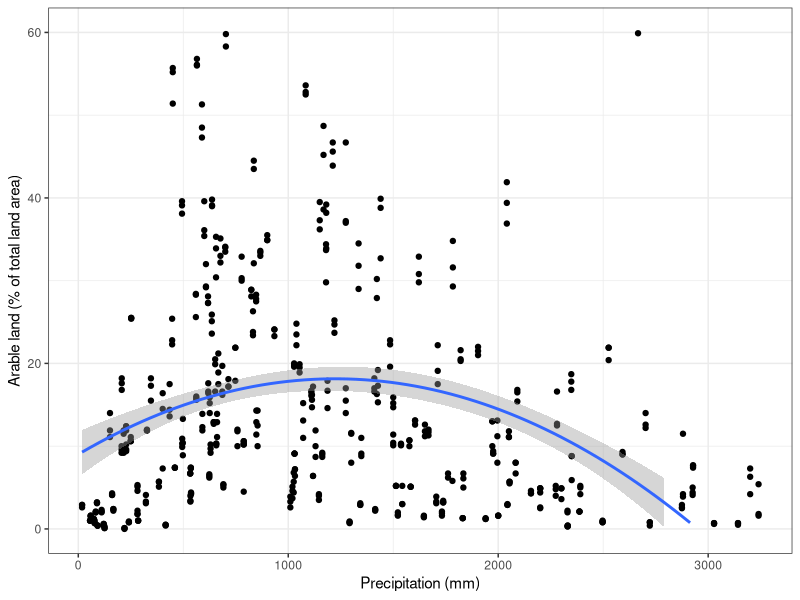
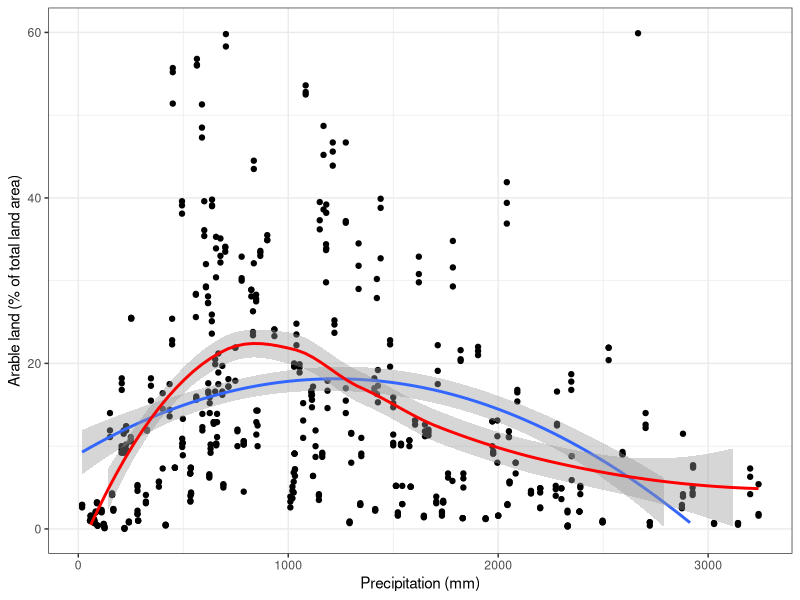
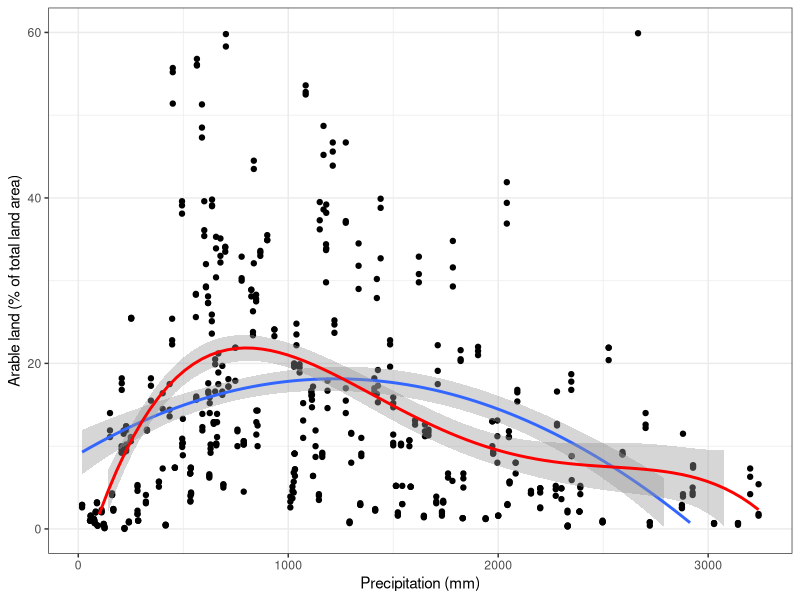
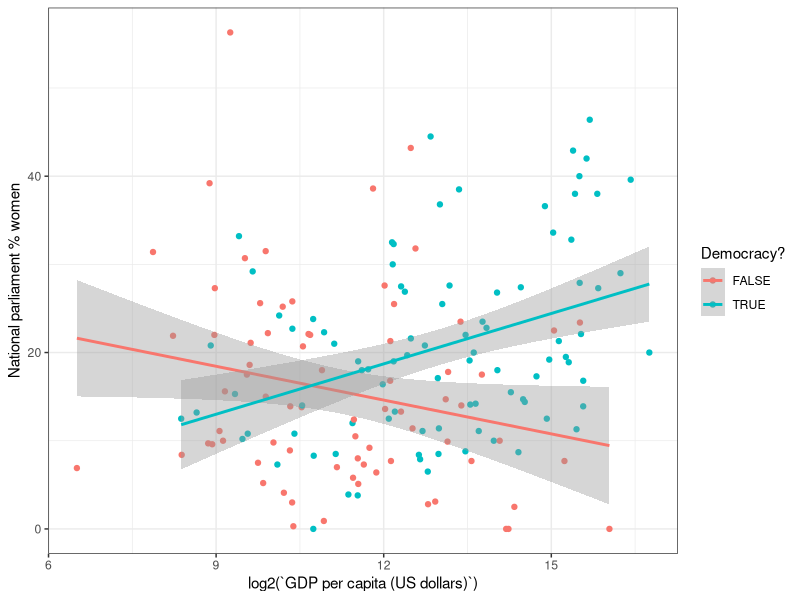
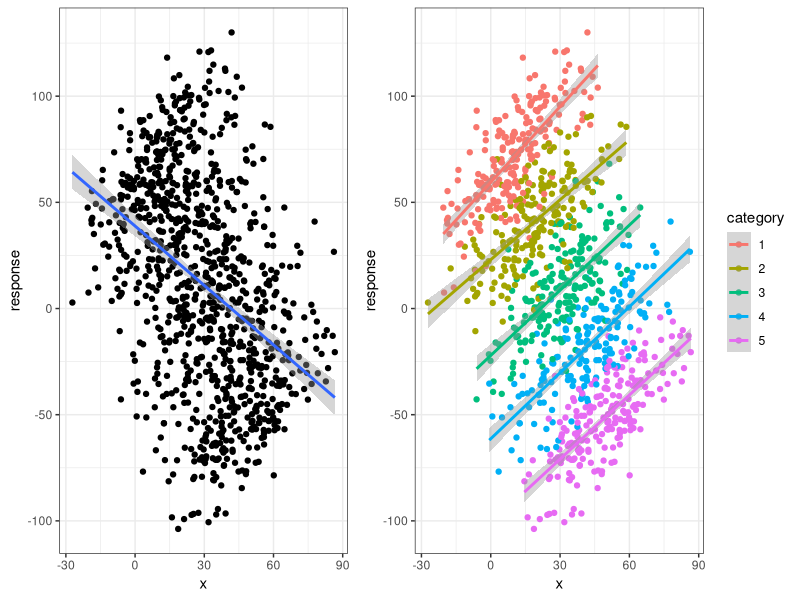
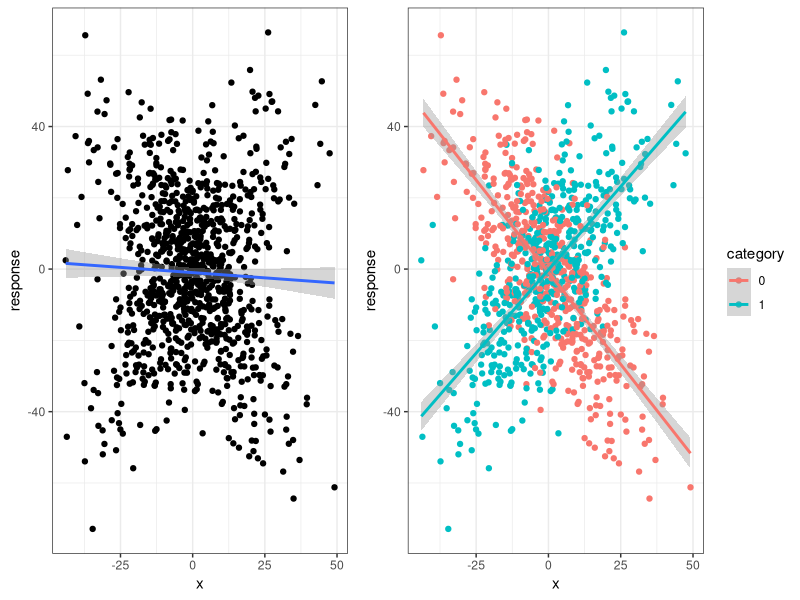

R code for these plots, in order:
## ---- chunk 1
list.of.packages <- c("ggplot2", "gridExtra", "MASS", "reshape2", "dplyr")
new.packages <- list.of.packages[!(list.of.packages %in% installed.packages()[,"Package"])]
if(length(new.packages)) install.packages(new.packages)

library(ggplot2)
library(gridExtra)
library(MASS)
library(reshape2)
library(dplyr)
## ---- chunk 2
countries <- read.csv("data/country_stats.csv", check.names = F)
countries_2010 <- countries[countries$Year == 2010,]
## ---- chunk 3
countries_2010$Region <- as.factor(countries_2010$Region)
countries_2010$Region <- relevel(countries_2010$Region, ref = "Northern America")
summary(lm(countries_2010$`GDP per capita (US dollars)`~Region, countries_2010))$coefficients
## ---- chunk 4
library(ggplot2)

lm1 <- lm(`Arable land (% of total land area)`~poly(`Precipitation (mm)`, 2, raw = TRUE), countries_2010)
coefficients(summary(lm1))

ggplot(countries, aes(x=`Precipitation (mm)`, y=`Arable land (% of total land area)`)) + 
  geom_point() + 
  stat_smooth(method = "lm",
              formula = y ~ poly(x, 2)) + 
  ylim(0, 60) + 
  theme_bw()
## ---- chunk 5
threshold = 10

X_0 = c(1, 1500, 1500^2)

# Using the null distribution, we can standardize the threshold and find the density below it
pt((threshold - X_0 %*% coef(lm1)) / 
     (sqrt(t(X_0) %*% vcov(lm1) %*% X_0 + summary(lm1)$sigma^2)), 
   lm1$df.residual)
## ---- chunk 6
# Check that this works as intended
prediction <- predict(lm1,newdata = data.frame('Precipitation (mm)'=1500, check.names = F),interval = "prediction")
threshold = prediction[2:3]

# These should threshold above 0.025 and 0.975 density 
pt((threshold - as.vector(X_0 %*% coef(lm1))) / 
     as.vector(sqrt(t(X_0) %*% vcov(lm1) %*% X_0 + summary(lm1)$sigma^2)), 
   lm1$df.residual)
## ---- chunk 7
loess_model <- loess(countries_2010$`Arable land (% of total land area)`~countries_2010$`Precipitation (mm)`)

sse <- function(x) {return(sum((x - mean(x))^2))}

# LM Rsq
lm_rsq <- 1-sum(residuals(lm1)^2)/
  sse(countries_2010[!is.na(countries_2010$`Arable land (% of total land area)`) & 
                       !is.na(countries_2010$`Precipitation (mm)`),]$`Arable land (% of total land area)`)

# Loess Rsq
loess_rsq <- 1-sum(residuals(loess_model)^2)/
  sse(countries_2010[!is.na(countries_2010$`Arable land (% of total land area)`) & 
                       !is.na(countries_2010$`Precipitation (mm)`),]$`Arable land (% of total land area)`)

ggplot(countries, aes(x=`Precipitation (mm)`, y=`Arable land (% of total land area)`)) + 
  geom_point() + 
  stat_smooth(method = "lm",
              formula = y ~ poly(x, 2)) + 
  stat_smooth(method="loess", 
              formula = y ~ x,
              col="red") + 
  ylim(0, 60) + 
  theme_bw()

print(round(c("LM R2" = lm_rsq, "LOESS R2" = loess_rsq), 3))
## ---- chunk 8
ggplot(countries, aes(x=`Precipitation (mm)`, y=`Arable land (% of total land area)`)) + 
  geom_point() + 
  stat_smooth(method = "lm",
              formula = y ~ poly(x, 2)) + 
  stat_smooth(method = "lm",
              formula = y ~ poly(x, 4), col="red") + 
  ylim(0, 60) + 
  theme_bw()

lm2 <- lm(`Arable land (% of total land area)`~poly(`Precipitation (mm)`, 4, raw = TRUE), countries_2010)
anova(lm1, lm2)
## ---- chunk 9
countries_2010$is_democracy <- as.factor(countries_2010$v2x_polyarchy > 0.5)

countries_2010_with_dem <- countries_2010[!is.na(countries_2010$is_democracy),]

lm3 <- lm(`Seats held by women in national parliament, as of February (%)` ~ 
            log2(`GDP per capita (US dollars)`) * is_democracy, countries_2010_with_dem)
summary(lm3)$coefficients

ggplot(countries_2010_with_dem, aes(x=log2(`GDP per capita (US dollars)`), y = `Seats held by women in national parliament, as of February (%)`, 
                           col = is_democracy)) + 
  geom_point() + 
  stat_smooth(method="lm",
              formula = y~x) + 
  theme_bw() + 
  labs(col="Democracy?") + 
  ylab("National parliament % women")
## ---- chunk 10
set.seed(139)
library(knitr)
library(dplyr)

n = 10
value = round(rnorm(n, 5, 2), 1)
category = as.factor(sample(c(1,2,3), n, replace = T))
df <- data.frame(Response = round(case_when(category == "1" ~ 3,
                                      category == "2" ~ 7,
                                      category == "3" ~ 2) * value + rnorm(n, 0, 5), 1),
                 Category=category,
                 Value=value)

kable(df)
## ---- chunk 11
lm_sim <- lm(Response ~ Category * Value, df)
model_matrix_out = model.matrix(lm_sim)
attr(model_matrix_out, "assign") <- NULL
attr(model_matrix_out, "contrasts") <- NULL

print(model_matrix_out)
## ---- chunk 12
library(gridExtra)

# Sample size
n <- 1000

# Five categories
category <- sample(1:5, n, replace = T)

# Different x mean for each category
x <- rnorm(n, 10 * category, 15)

# Generate the response variable
response = 100 - (40 * category) + x * 1 + rnorm(n, 0, 15)

# Make a dataframe for plotting
df <- data.frame(x = x,
                 category = as.factor(category),
                 response = response)

# Models with and without category as a predictor
plot1 <- ggplot(df, aes(x = x, y = response)) + 
  geom_point() + 
  theme_bw() + 
  geom_smooth(method="lm", formula = y~x)

plot2 <- ggplot(df, aes(x = x, y = response, color = category)) + 
  geom_point() + 
  theme_bw() + 
  geom_smooth(method="lm", formula = y~x)

# Plot models
grid.arrange(plot1, plot2, ncol = 2, widths=c(0.8,1))

# Correctly fit model
# summary(lm(response ~ x + category, df))$coefficients
## ---- chunk 13
n <- 1000

# Two categories
category <- sample(0:1, n, replace = T)

# Generate predictor
x <- rnorm(n, 0, 15)

# Generate response variable
response = x * (-1 + 2 * category) + rnorm(n, 0, 15)

# Data frame for plotting
df <- data.frame(x = x,
                 category = as.factor(category),
                 response = response)

# Models with and without interaction terms
plot1 <- ggplot(df, aes(x = x, y = response)) + 
  geom_point() + 
  theme_bw() + 
  geom_smooth(method="lm", formula = y~x)

plot2 <- ggplot(df, aes(x = x, y = response, color = category)) + 
  geom_point() + 
  theme_bw() + 
  geom_smooth(method="lm", formula = y~x)

grid.arrange(plot1, plot2, ncol = 2, widths=c(0.8,1))

# Correctly fit model
# summary(lm(response ~ x * category, df))$coefficients
